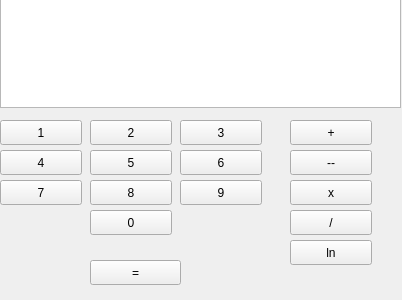
<?xml version="1.0" encoding="UTF-8"?>
<ui version="4.0">
 <class>Form</class>
 <widget class="QWidget" name="Form">
  <property name="geometry">
   <rect>
    <x>0</x>
    <y>0</y>
    <width>402</width>
    <height>300</height>
   </rect>
  </property>
  <property name="windowTitle">
   <string>Form</string>
  </property>
  <widget class="QTextEdit" name="textEdit">
   <property name="geometry">
    <rect>
     <x>0</x>
     <y>-3</y>
     <width>401</width>
     <height>111</height>
    </rect>
   </property>
  </widget>
  <widget class="QPushButton" name="pushButton_1">
   <property name="geometry">
    <rect>
     <x>0</x>
     <y>120</y>
     <width>82</width>
     <height>25</height>
    </rect>
   </property>
   <property name="text">
    <string>1</string>
   </property>
  </widget>
  <widget class="QPushButton" name="pushButton_2">
   <property name="geometry">
    <rect>
     <x>90</x>
     <y>120</y>
     <width>82</width>
     <height>25</height>
    </rect>
   </property>
   <property name="text">
    <string>2</string>
   </property>
  </widget>
  <widget class="QPushButton" name="pushButton_3">
   <property name="geometry">
    <rect>
     <x>180</x>
     <y>120</y>
     <width>82</width>
     <height>25</height>
    </rect>
   </property>
   <property name="text">
    <string>3</string>
   </property>
  </widget>
  <widget class="QPushButton" name="pushButton_4">
   <property name="geometry">
    <rect>
     <x>0</x>
     <y>150</y>
     <width>82</width>
     <height>25</height>
    </rect>
   </property>
   <property name="text">
    <string>4</string>
   </property>
  </widget>
  <widget class="QPushButton" name="pushButton_5">
   <property name="geometry">
    <rect>
     <x>90</x>
     <y>150</y>
     <width>82</width>
     <height>25</height>
    </rect>
   </property>
   <property name="text">
    <string>5</string>
   </property>
  </widget>
  <widget class="QPushButton" name="pushButton_6">
   <property name="geometry">
    <rect>
     <x>180</x>
     <y>150</y>
     <width>82</width>
     <height>25</height>
    </rect>
   </property>
   <property name="text">
    <string>6</string>
   </property>
  </widget>
  <widget class="QPushButton" name="pushButton_7">
   <property name="geometry">
    <rect>
     <x>0</x>
     <y>180</y>
     <width>82</width>
     <height>25</height>
    </rect>
   </property>
   <property name="text">
    <string>7</string>
   </property>
  </widget>
  <widget class="QPushButton" name="pushButton_8">
   <property name="geometry">
    <rect>
     <x>90</x>
     <y>180</y>
     <width>82</width>
     <height>25</height>
    </rect>
   </property>
   <property name="text">
    <string>8</string>
   </property>
  </widget>
  <widget class="QPushButton" name="pushButton_9">
   <property name="geometry">
    <rect>
     <x>180</x>
     <y>180</y>
     <width>82</width>
     <height>25</height>
    </rect>
   </property>
   <property name="text">
    <string>9</string>
   </property>
  </widget>
  <widget class="QPushButton" name="pushButton_0">
   <property name="geometry">
    <rect>
     <x>90</x>
     <y>210</y>
     <width>82</width>
     <height>25</height>
    </rect>
   </property>
   <property name="text">
    <string>0</string>
   </property>
  </widget>
  <widget class="QPushButton" name="pushButton_add">
   <property name="geometry">
    <rect>
     <x>290</x>
     <y>120</y>
     <width>82</width>
     <height>25</height>
    </rect>
   </property>
   <property name="text">
    <string>+</string>
   </property>
  </widget>
  <widget class="QPushButton" name="pushButton_sub">
   <property name="geometry">
    <rect>
     <x>290</x>
     <y>150</y>
     <width>82</width>
     <height>25</height>
    </rect>
   </property>
   <property name="text">
    <string>--</string>
   </property>
  </widget>
  <widget class="QPushButton" name="pushButton_mul">
   <property name="geometry">
    <rect>
     <x>290</x>
     <y>180</y>
     <width>82</width>
     <height>25</height>
    </rect>
   </property>
   <property name="text">
    <string>x</string>
   </property>
  </widget>
  <widget class="QPushButton" name="pushButton_div">
   <property name="geometry">
    <rect>
     <x>290</x>
     <y>210</y>
     <width>82</width>
     <height>25</height>
    </rect>
   </property>
   <property name="text">
    <string>/</string>
   </property>
  </widget>
  <widget class="QPushButton" name="pushButton_ln">
   <property name="geometry">
    <rect>
     <x>290</x>
     <y>240</y>
     <width>82</width>
     <height>25</height>
    </rect>
   </property>
   <property name="text">
    <string>ln</string>
   </property>
  </widget>
  <widget class="QPushButton" name="result">
   <property name="geometry">
    <rect>
     <x>90</x>
     <y>260</y>
     <width>91</width>
     <height>25</height>
    </rect>
   </property>
   <property name="text">
    <string>=</string>
   </property>
  </widget>
 </widget>
 <resources/>
 <connections/>
</ui>
